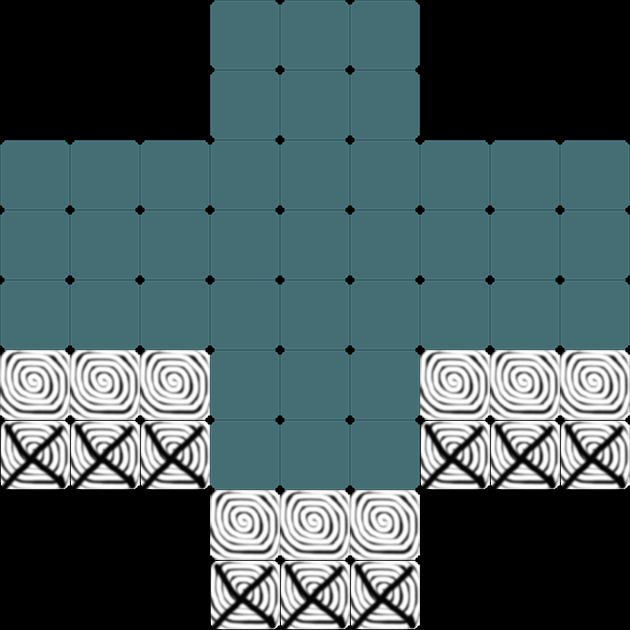

A 2D game scene composited from a Tiled map and its tileset images. What follows is a short description and the map's XML, with each tile layer's data collapsed to a summary:
An orthogonal 9x9 tile map with 70x70 px tiles, 1 tile layer (gridLayer), 2 hidden layers not drawn.

<map version="1.0" orientation="orthogonal" renderorder="right-down" width="9" height="9" tilewidth="70" tileheight="70">
 <tileset firstgid="1" name="sushi" tilewidth="70" tileheight="70" spacing="2" margin="2">
  <image source="../w640/sushi.png" width="722" height="218" />
 </tileset>
 <layer name="gridLayer" width="9" height="9">
  <data>[81 cells, 57 non-empty, 3 distinct tile ids]</data>
 </layer>
 <layer name="clipperLayer" width="9" height="9" visible="0">
  <data>[81 cells, 57 non-empty, 1 distinct tile ids]</data>
 </layer>
 <layer name="producerLayer" width="9" height="9" visible="0">
  <data>[81 cells, 9 non-empty, 1 distinct tile ids]</data>
 </layer>
</map>
